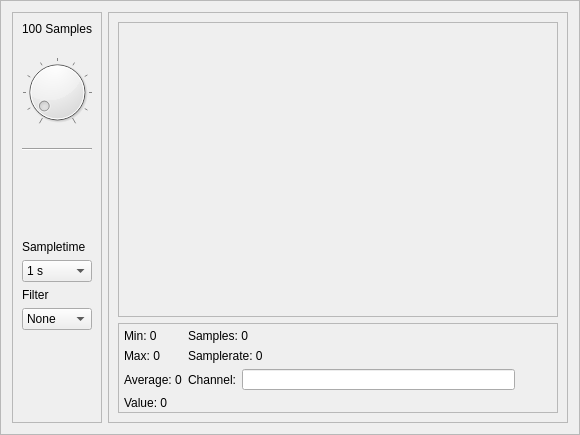
<?xml version="1.0" encoding="UTF-8"?>
<ui version="4.0">
 <class>Frame</class>
 <widget class="QFrame" name="Frame">
  <property name="geometry">
   <rect>
    <x>0</x>
    <y>0</y>
    <width>580</width>
    <height>435</height>
   </rect>
  </property>
  <property name="windowTitle">
   <string>Frame</string>
  </property>
  <property name="frameShape">
   <enum>QFrame::StyledPanel</enum>
  </property>
  <property name="frameShadow">
   <enum>QFrame::Raised</enum>
  </property>
  <layout class="QHBoxLayout" name="horizontalLayout">
   <item>
    <widget class="QFrame" name="control">
     <property name="sizePolicy">
      <sizepolicy hsizetype="Maximum" vsizetype="Preferred">
       <horstretch>0</horstretch>
       <verstretch>0</verstretch>
      </sizepolicy>
     </property>
     <property name="minimumSize">
      <size>
       <width>0</width>
       <height>0</height>
      </size>
     </property>
     <property name="maximumSize">
      <size>
       <width>90</width>
       <height>16777215</height>
      </size>
     </property>
     <property name="frameShape">
      <enum>QFrame::StyledPanel</enum>
     </property>
     <property name="frameShadow">
      <enum>QFrame::Raised</enum>
     </property>
     <layout class="QVBoxLayout" name="verticalLayout">
      <item>
       <widget class="QLabel" name="QLsamples">
        <property name="text">
         <string>100 Samples</string>
        </property>
       </widget>
      </item>
      <item>
       <widget class="QDial" name="Dsamples">
        <property name="minimum">
         <number>100</number>
        </property>
        <property name="maximum">
         <number>10000</number>
        </property>
        <property name="singleStep">
         <number>100</number>
        </property>
        <property name="pageStep">
         <number>1000</number>
        </property>
        <property name="value">
         <number>500</number>
        </property>
        <property name="wrapping">
         <bool>false</bool>
        </property>
        <property name="notchTarget">
         <double>0.699999999999999</double>
        </property>
        <property name="notchesVisible">
         <bool>true</bool>
        </property>
       </widget>
      </item>
      <item>
       <widget class="Line" name="line">
        <property name="orientation">
         <enum>Qt::Horizontal</enum>
        </property>
       </widget>
      </item>
      <item>
       <spacer name="verticalSpacer_2">
        <property name="orientation">
         <enum>Qt::Vertical</enum>
        </property>
        <property name="sizeHint" stdset="0">
         <size>
          <width>20</width>
          <height>40</height>
         </size>
        </property>
       </spacer>
      </item>
      <item>
       <widget class="QLabel" name="Ltime">
        <property name="text">
         <string>Sampletime</string>
        </property>
       </widget>
      </item>
      <item>
       <widget class="QComboBox" name="MQTT_sampleTime">
        <property name="currentText">
         <string>1 s</string>
        </property>
        <property name="currentIndex">
         <number>1</number>
        </property>
        <property name="maxCount">
         <number>2147483647</number>
        </property>
        <item>
         <property name="text">
          <string>10 s</string>
         </property>
        </item>
        <item>
         <property name="text">
          <string>1 s</string>
         </property>
        </item>
        <item>
         <property name="text">
          <string>0.1 s</string>
         </property>
        </item>
        <item>
         <property name="text">
          <string>0.05 s</string>
         </property>
        </item>
       </widget>
      </item>
      <item>
       <widget class="QLabel" name="Lfilter">
        <property name="text">
         <string>Filter</string>
        </property>
       </widget>
      </item>
      <item>
       <widget class="QComboBox" name="CBfilter">
        <property name="currentIndex">
         <number>0</number>
        </property>
        <item>
         <property name="text">
          <string>None</string>
         </property>
        </item>
        <item>
         <property name="text">
          <string>Integer 8</string>
         </property>
        </item>
        <item>
         <property name="text">
          <string>Integer 16</string>
         </property>
        </item>
       </widget>
      </item>
      <item>
       <spacer name="verticalSpacer">
        <property name="orientation">
         <enum>Qt::Vertical</enum>
        </property>
        <property name="sizeHint" stdset="0">
         <size>
          <width>20</width>
          <height>40</height>
         </size>
        </property>
       </spacer>
      </item>
     </layout>
    </widget>
   </item>
   <item>
    <widget class="QFrame" name="scopemain">
     <property name="frameShape">
      <enum>QFrame::StyledPanel</enum>
     </property>
     <property name="frameShadow">
      <enum>QFrame::Raised</enum>
     </property>
     <layout class="QVBoxLayout" name="verticalLayout_2">
      <property name="leftMargin">
       <number>9</number>
      </property>
      <property name="topMargin">
       <number>9</number>
      </property>
      <item>
       <widget class="QFrame" name="scope">
        <property name="frameShape">
         <enum>QFrame::StyledPanel</enum>
        </property>
        <property name="frameShadow">
         <enum>QFrame::Raised</enum>
        </property>
       </widget>
      </item>
      <item>
       <widget class="QFrame" name="status">
        <property name="enabled">
         <bool>true</bool>
        </property>
        <property name="sizePolicy">
         <sizepolicy hsizetype="Preferred" vsizetype="Maximum">
          <horstretch>0</horstretch>
          <verstretch>0</verstretch>
         </sizepolicy>
        </property>
        <property name="maximumSize">
         <size>
          <width>16777215</width>
          <height>90</height>
         </size>
        </property>
        <property name="frameShape">
         <enum>QFrame::StyledPanel</enum>
        </property>
        <property name="frameShadow">
         <enum>QFrame::Raised</enum>
        </property>
        <widget class="QWidget" name="layoutWidget">
         <property name="geometry">
          <rect>
           <x>6</x>
           <y>6</y>
           <width>391</width>
           <height>81</height>
          </rect>
         </property>
         <layout class="QGridLayout" name="gridLayout">
          <item row="0" column="0">
           <widget class="QLabel" name="Lmin">
            <property name="text">
             <string>Min: 0</string>
            </property>
           </widget>
          </item>
          <item row="0" column="1">
           <widget class="QLabel" name="Lsamples">
            <property name="text">
             <string>Samples: 0</string>
            </property>
           </widget>
          </item>
          <item row="1" column="0">
           <widget class="QLabel" name="Lmax">
            <property name="text">
             <string>Max: 0</string>
            </property>
           </widget>
          </item>
          <item row="1" column="1">
           <widget class="QLabel" name="Lsamplerate">
            <property name="text">
             <string>Samplerate: 0</string>
            </property>
           </widget>
          </item>
          <item row="2" column="0">
           <widget class="QLabel" name="Laverage">
            <property name="text">
             <string>Average: 0</string>
            </property>
           </widget>
          </item>
          <item row="2" column="1">
           <layout class="QHBoxLayout" name="horizontalLayout_4">
            <item>
             <widget class="QLabel" name="Ledit">
              <property name="text">
               <string>Channel:</string>
              </property>
             </widget>
            </item>
            <item>
             <widget class="QLineEdit" name="Echname">
              <property name="minimumSize">
               <size>
                <width>0</width>
                <height>20</height>
               </size>
              </property>
              <property name="text">
               <string/>
              </property>
             </widget>
            </item>
           </layout>
          </item>
          <item row="3" column="0">
           <widget class="QLabel" name="Lvalue">
            <property name="text">
             <string>Value: 0</string>
            </property>
           </widget>
          </item>
         </layout>
        </widget>
       </widget>
      </item>
     </layout>
    </widget>
   </item>
  </layout>
 </widget>
 <resources/>
 <connections/>
</ui>
